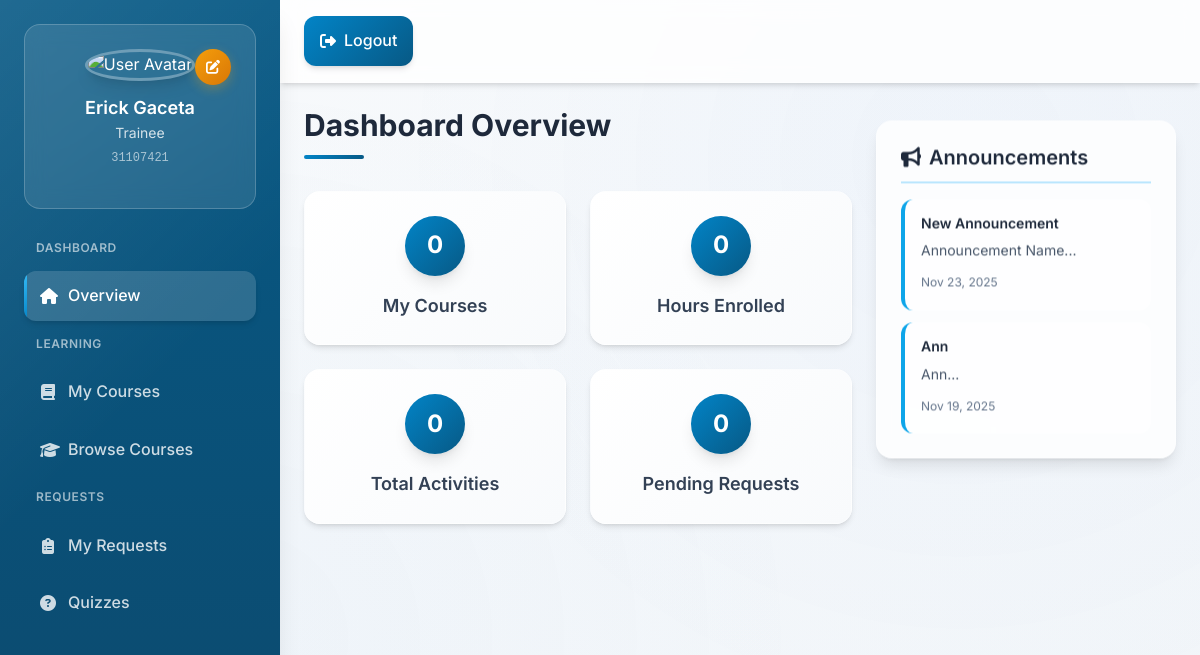
/trainee/index.php (signed in), run on the app's committed database.
### tables this page shows
CREATE TABLE `announcements` (
  `id` int(11) NOT NULL,
  `title` varchar(255) NOT NULL,
  `content` text NOT NULL,
  `posted_by` varchar(20) DEFAULT NULL,
  `date_posted` datetime DEFAULT current_timestamp()
);

### trainee/index.php (called while the page is built, shortened)
<?php
require_once __DIR__ . '/../php/SessionManager.php';
$user = SessionManager::getCurrentUser();
$currentTab = $_GET['current_tab'] ?? 'home';
$database = new DatabaseConnection();
$db = $database->getConnection();
$announcements = [];
$total_hours = 0;
$total_activities = 0;
try {
  $stmt = $db->prepare("SELECT
    e.*,
    c.course_name,
    c.course_code,
    c.hours,
    c.description,
    c.image,
    COALESCE((SELECT SUM(hc.hours) FROM hour_credits hc WHERE hc.trainee_id = e.trainee_id AND hc.course_code = e.course_code), 0) AS credited_hours
  FROM enrollments e
  JOIN courses c ON e.course_code = c.course_code
  WHERE e.trainee_id = ? AND e.status = 'approved'");
  $stmt->execute([$user['user_id']]);
  $enrolled_courses = $stmt->fetchAll(PDO::FETCH_ASSOC);
  $stmt = $db->prepare("SELECT e.*, c.course_name FROM enrollments e JOIN courses c ON e.course_code = c.course_code WHERE e.trainee_id = ? ORDER BY e.date_requested DESC");
  $stmt->execute([$user['user_id']]);
  $enrollment_requests = $stmt->fetchAll(PDO::FETCH_ASSOC);
  $stmt = $db->prepare("SELECT * FROM announcements ORDER BY date_posted DESC LIMIT 5");
  $stmt->execute();
  $announcements = $stmt->fetchAll(PDO::FETCH_ASSOC);
  $total_courses = count($enrolled_courses);
  $pending_requests = count(array_filter($enrollment_requests, function ($request) { return $request['status'] == 'pending'; }));
} catch (PDOException $exception) {
  error_log("Trainee dashboard error: " . $exception->getMessage());
}
include __DIR__ . '/views/layout.php';
?>

### php/SessionManager.php (called while the page is built, shortened)
<?php
class SessionManager {
    public static function getCurrentUser() {
        return $_SESSION['user'] ?? null;
    }
}
?>

### trainee/views/layout.php (the view, shortened to what this page needs)
<!DOCTYPE html>
<html lang="en">
<head>
  <link rel="stylesheet" href="https://cdn.jsdelivr.net/npm/bootstrap@5.3.8/dist/css/bootstrap.min.css">
  <link rel="stylesheet" href="https://cdnjs.cloudflare.com/ajax/libs/font-awesome/6.4.0/css/all.min.css">
  <link rel="stylesheet" href="https://cdnjs.cloudflare.com/ajax/libs/font-awesome/6.4.0/css/v4-shims.min.css">
  <link rel="stylesheet" href="../css/trainee.css">
  <link rel="stylesheet" href="../css/utils.css">
</head>
<body>
  <div class="container">
    <?php include __DIR__ . '/partials/sidebar.php'; ?>
    <main class="main">
      <?php include __DIR__ . '/partials/header.php'; ?>
      <div class="content">
        <div class="main-content">
          <div class="content-area <?php echo $currentTab === 'home' ? 'active' : ''; ?>" id="content-home">
            <?php include __DIR__ . '/sections/home.php'; ?>
          </div>
        </div>
        <aside class="announcements">
          <div class="announcements-header">
            <h2><i class="fas fa-bullhorn"></i> Announcements</h2>
          </div>
          <div class="announcements-content">
            <?php if (!empty($announcements)): ?>
              <?php foreach ($announcements as $announcement): ?>
                <div class="announcement-item">
                  <h4><?php echo htmlspecialchars($announcement['title']); ?></h4>
                  <p><?php echo htmlspecialchars(substr($announcement['content'], 0, 100)); ?>...</p>
                  <small><?php echo date('M d, Y', strtotime($announcement['date_posted'])); ?></small>
                </div>
              <?php endforeach; ?>
            <?php endif; ?>
          </div>
        </aside>
      </div>
    </main>
  </div>
</body>
</html>

### trainee/views/partials/sidebar.php (shortened to what this page needs)
<aside class="sidebar">
  <div class="profile">
    <div class="user-card">
      <div class="user-card-header">
        <img src="<?php echo !empty($user['profile_picture']) ? '../uploads/profiles/' . htmlspecialchars($user['profile_picture']) : '../images/school.png'; ?>" alt="User Avatar" class="user-avatar">
        <button type="button" class="edit-profile-btn" id="editProfileBtn" title="Edit Profile"><i class="fas fa-edit"></i></button>
      </div>
      <h3 class="user-name"><?php echo htmlspecialchars($user['first_name'] . ' ' . $user['last_name']); ?></h3>
      <p class="user-role">Trainee</p>
      <p class="user-id"><?php echo htmlspecialchars($user['user_id']); ?></p>
    </div>
  </div>
  <nav class="nav">
    <div class="nav-section">
      <h4 class="nav-title">Dashboard</h4>
      <a href="#" class="tab-link <?php echo $currentTab === 'home' ? 'active' : ''; ?>" data-tab="home">
        <i class="fas fa-home"></i>
        <span>Overview</span>
      </a>
    </div>
    <div class="nav-section">
      <h4 class="nav-title">Learning</h4>
      <a href="#" class="tab-link <?php echo $currentTab === 'mycourses' ? 'active' : ''; ?>" data-tab="mycourses">
        <i class="fas fa-book"></i>
        <span>My Courses</span>
      </a>
      <a href="#" class="tab-link <?php echo $currentTab === 'offered-courses' ? 'active' : ''; ?>" data-tab="offered-courses">
        <i class="fas fa-graduation-cap"></i>
        <span>Browse Courses</span>
      </a>
    </div>
    <div class="nav-section">
      <h4 class="nav-title">Requests</h4>
      <a href="#" class="tab-link <?php echo $currentTab === 'enrollment-requests' ? 'active' : ''; ?>" data-tab="enrollment-requests">
        <i class="fas fa-clipboard-list"></i>
        <span>My Requests</span>
      </a>
      <a href="#" class="tab-link <?php echo $currentTab === 'quizzes' ? 'active' : ''; ?>" data-tab="quizzes">
        <i class="fas fa-question-circle"></i>
        <span>Quizzes</span>
      </a>
    </div>
  </nav>
</aside>

### trainee/views/partials/header.php (shortened to what this page needs)
<header class="topbar">
  <div class="user-info">
    <a href="../php/logout.php" class="logout-btn"><i class="fa-solid fa-right-from-bracket"></i> Logout</a>
  </div>
</header>

### trainee/views/sections/home.php (shortened to what this page needs)
<div class="dashboard tab-inner active" id="dashboard">
  <h1 class="section-header">Dashboard Overview</h1>
  <div class="dashboard-cards">
    <div class="dashboard-card clickable-card" data-target="mycourses">
      <div class="number-circle"><?php echo $total_courses; ?></div>
      <div class="label-text">My Courses</div>
    </div>
    <div class="dashboard-card clickable-card" data-target="mycourses">
      <div class="number-circle"><?php echo $total_hours; ?></div>
      <div class="label-text">Hours Enrolled</div>
    </div>
    <div class="dashboard-card clickable-card" data-target="mycourses">
      <div class="number-circle"><?php echo $total_activities; ?></div>
      <div class="label-text">Total Activities</div>
    </div>
    <div class="dashboard-card clickable-card" data-target="enrollment-requests">
      <div class="number-circle"><?php echo $pending_requests; ?></div>
      <div class="label-text">Pending Requests</div>
    </div>
  </div>
</div>

### css/utils.css (style rules this page uses)
button i, .btn i { width: 1.25rem; text-align: center; line-height: 1; }
.nav a { will-change: background; }
.nav a:hover, .nav a.active { box-shadow: inset 0 0 0 999px rgba(255,255,255,0.2); transform: none; }
:root { --primary-50: #f0f9ff; --primary-100: #e0f2fe; --primary-200: #bae6fd; --primary-300: #7dd3fc; --primary-400: #38bdf8; --primary-500: #0ea5e9; --primary-600: #0284c7; --primary-700: #0369a1; --primary-800: #075985; --primary-900: #0c4a6e; --secondary-50: #f8fafc; --secondary-100: #f1f5f9; --secondary-200: #e2e8f0; --secondary-300: #cbd5e1; --secondary-400: #94a3b8; --secondary-500: #64748b; --secondary-600: #475569; --secondary-700: #334155; --secondary-800: #1e293b; --secondary-900: #0f172a; --success-500: #10b981; --warning-500: #f59e0b; --error-500: #ef4444; --info-500: #3b82f6; --gradient-primary: linear-gradient(135deg, var(--primary-600), var(--primary-800)); --gradient-secondary: linear-gradient(135deg, var(--secondary-600), var(--secondary-800)); --gradient-card: linear-gradient(135deg, #ffffff, #f8fafc); --shadow-sm: 0 1px 2px 0 rgb(0 0 0 / 0.05); --shadow-md: 0 4px 6px -1px rgb(0 0 0 / 0.1), 0 2px 4px -2px rgb(0 0 0 / 0.1); --shadow-lg: 0 10px 15px -3px rgb(0 0 0 / 0.1), 0 4px 6px -4px rgb(0 0 0 / 0.1); --font-family: 'Inter', -apple-system, BlinkMacSystemFont, 'Segoe UI', Roboto, sans-serif; --font-size-xs: 0.75rem; --font-size-sm: 0.875rem; --font-size-base: 1rem; --font-size-lg: 1.125rem; --font-size-xl: 1.25rem; --font-size-2xl: 1.5rem; --spacing-1: 0.25rem; --spacing-2: 0.5rem; --spacing-3: 0.75rem; --spacing-4: 1rem; --spacing-5: 1.25rem; --spacing-6: 1.5rem; --spacing-8: 2rem; --radius-sm: 0.375rem; --radius-md: 0.5rem; --radius-lg: 0.75rem; --radius-xl: 1rem; --radius-full: 9999px; --transition-fast: 0.15s ease-in-out; --transition-normal: 0.3s ease-in-out; }
:root { --success-50: #ecfdf5; --success-100: #d1fae5; --success-200: #a7f3d0; --success-300: #6ee7b7; --success-400: #34d399; --success-600: #059669; --success-700: #047857; --success-800: #065f46; --success-900: #064e3b; --warning-50: #fffbeb; --warning-100: #fef3c7; --warning-200: #fde68a; --warning-300: #fcd34d; --warning-400: #fbbf24; --warning-600: #d97706; --warning-700: #b45309; --warning-800: #92400e; --warning-900: #78350f; --error-50: #fef2f2; --error-100: #fee2e2; --error-200: #fecaca; --error-300: #fca5a5; --error-400: #f87171; --error-600: #dc2626; --error-700: #b91c1c; --error-800: #991b1b; --error-900: #7f1d1d; --info-50: #eff6ff; --info-100: #dbeafe; --info-200: #bfdbfe; --info-300: #93c5fd; --info-400: #60a5fa; --info-600: #2563eb; --info-700: #1d4ed8; --info-800: #1e40af; --info-900: #1e3a8a; --font-size-3xl: 1.875rem; --font-size-4xl: 2.25rem; --font-size-5xl: 3rem; --spacing-10: 2.5rem; --spacing-12: 3rem; --spacing-16: 4rem; --spacing-20: 5rem; --shadow-xl: 0 20px 25px -5px rgb(0 0 0 / 0.1), 0 8px 10px -6px rgb(0 0 0 / 0.1); --shadow-2xl: 0 25px 50px -12px rgb(0 0 0 / 0.25); --radius-2xl: 1.5rem; --transition-slow: 0.5s ease-in-out; --gradient-accent: linear-gradient(135deg, var(--success-500), var(--info-500)); --gradient-hero: linear-gradient(135deg, rgba(2, 132, 199, 0.9), rgba(8, 47, 73, 0.9)); --gradient-sidebar: linear-gradient(180deg, var(--primary-800), var(--primary-900)); }
* { -webkit-user-select: none; -ms-user-select: none; user-select: none; }
html { scroll-behavior: smooth; -webkit-text-size-adjust: 100%; -ms-text-size-adjust: 100%; -webkit-font-smoothing: antialiased; -moz-osx-font-smoothing: grayscale; }
body { font-family: var(--font-family); color: var(--secondary-800); background: linear-gradient(135deg, var(--secondary-50) 0%, var(--secondary-100) 100%); line-height: 1.6; overflow-x: hidden; font-size: var(--font-size-base); }

### data on the page
announcements: title "New Announcement", content "Announcement Name", date_posted "Nov 23, 2025"
announcements: title "Ann", content "Ann", date_posted "Nov 19, 2025"

### other printed values
$user['first_name'] . ' ' . $user['last_name'] "Erick Gaceta"
$user['user_id'] "31107421"
$total_courses "0"
$total_hours "0"
$total_activities "0"
$pending_requests "0"
